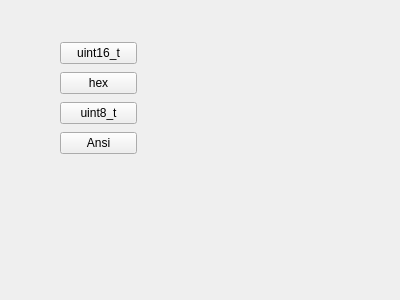
<?xml version="1.0" encoding="UTF-8"?>
<ui version="4.0">
 <class>Codec</class>
 <widget class="QWidget" name="Codec">
  <property name="geometry">
   <rect>
    <x>0</x>
    <y>0</y>
    <width>400</width>
    <height>300</height>
   </rect>
  </property>
  <property name="windowTitle">
   <string>Codec</string>
  </property>
  <widget class="QWidget" name="">
   <property name="geometry">
    <rect>
     <x>60</x>
     <y>40</y>
     <width>77</width>
     <height>116</height>
    </rect>
   </property>
   <layout class="QVBoxLayout" name="verticalLayout">
    <item>
     <widget class="QPushButton" name="pushButton_2">
      <property name="text">
       <string>uint16_t</string>
      </property>
     </widget>
    </item>
    <item>
     <widget class="QPushButton" name="pushButton_4">
      <property name="text">
       <string>hex</string>
      </property>
     </widget>
    </item>
    <item>
     <widget class="QPushButton" name="pushButton">
      <property name="text">
       <string>uint8_t</string>
      </property>
     </widget>
    </item>
    <item>
     <widget class="QPushButton" name="pushButton_3">
      <property name="text">
       <string>Ansi</string>
      </property>
     </widget>
    </item>
   </layout>
  </widget>
 </widget>
 <resources/>
 <connections/>
</ui>
